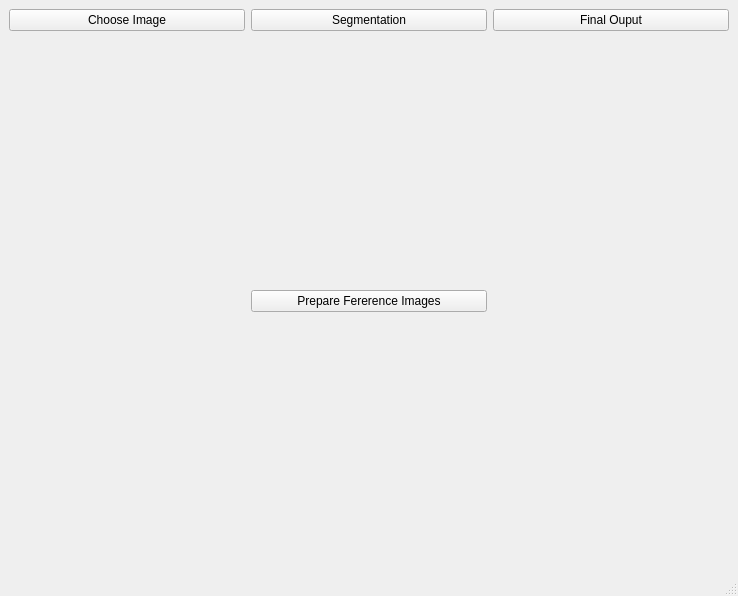
<?xml version="1.0" encoding="UTF-8"?>
<ui version="4.0">
 <class>MainWindow</class>
 <widget class="QMainWindow" name="MainWindow">
  <property name="geometry">
   <rect>
    <x>0</x>
    <y>0</y>
    <width>738</width>
    <height>596</height>
   </rect>
  </property>
  <property name="windowTitle">
   <string>Esophageal Image Segmentation</string>
  </property>
  <widget class="QWidget" name="centralwidget">
   <layout class="QGridLayout" name="gridLayout">
    <item row="0" column="0">
     <widget class="QPushButton" name="OriginalImageBtn">
      <property name="text">
       <string>Choose Image</string>
      </property>
     </widget>
    </item>
    <item row="1" column="0">
     <widget class="QLabel" name="OriginalImageLabel">
      <property name="text">
       <string/>
      </property>
     </widget>
    </item>
    <item row="0" column="2">
     <widget class="QPushButton" name="FinalOutputImageBtn">
      <property name="text">
       <string>Final Ouput</string>
      </property>
     </widget>
    </item>
    <item row="1" column="1">
     <widget class="QLabel" name="SegmentationImageLabel">
      <property name="text">
       <string/>
      </property>
     </widget>
    </item>
    <item row="1" column="2">
     <widget class="QLabel" name="FinalOuputImageLabel">
      <property name="text">
       <string/>
      </property>
     </widget>
    </item>
    <item row="0" column="1">
     <widget class="QPushButton" name="SegmentationImageBtn">
      <property name="text">
       <string>Segmentation</string>
      </property>
     </widget>
    </item>
    <item row="3" column="2">
     <widget class="QLabel" name="label">
      <property name="text">
       <string/>
      </property>
     </widget>
    </item>
    <item row="2" column="1">
     <widget class="QPushButton" name="PrepareRefImagesBtn">
      <property name="text">
       <string>Prepare Fererence Images</string>
      </property>
     </widget>
    </item>
   </layout>
  </widget>
  <widget class="QMenuBar" name="menubar">
   <property name="geometry">
    <rect>
     <x>0</x>
     <y>0</y>
     <width>738</width>
     <height>22</height>
    </rect>
   </property>
  </widget>
  <widget class="QStatusBar" name="statusbar"/>
 </widget>
 <resources/>
 <connections/>
</ui>
